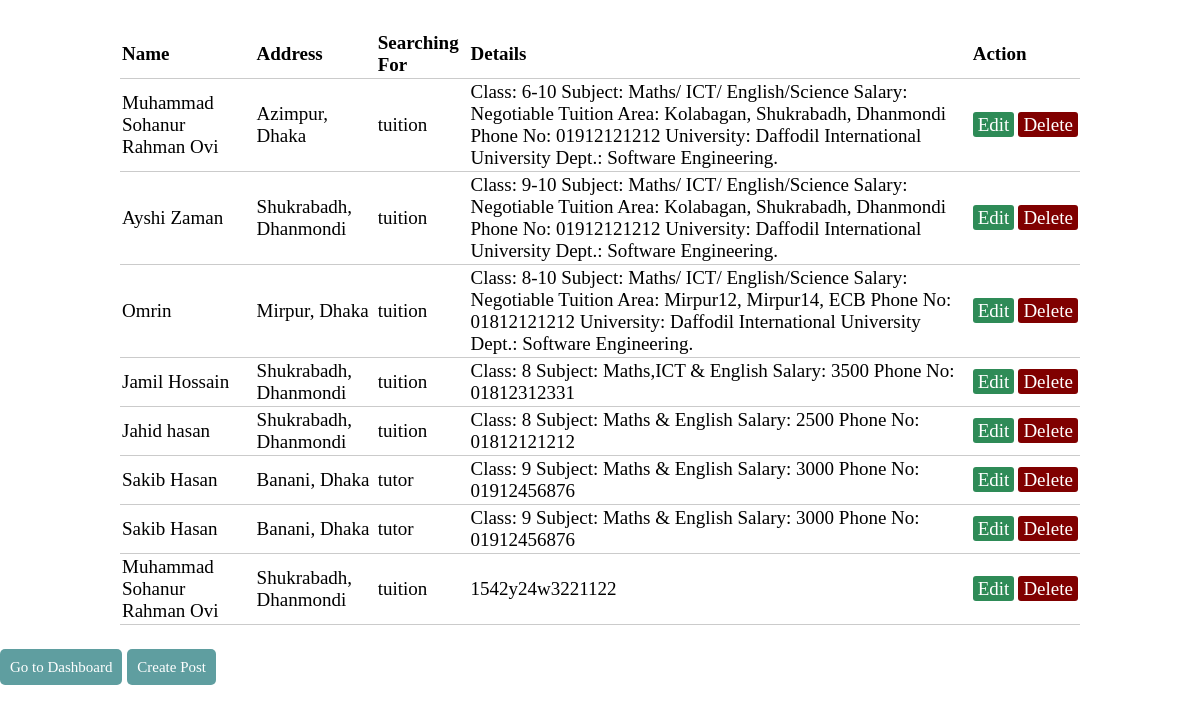
Screenshot of /view.php (signed in) with the database file from the repository.
### tables this page shows
CREATE TABLE `info` (
  `id` int(11) NOT NULL,
  `name` varchar(100) NOT NULL,
  `address` varchar(1000) NOT NULL,
  `search` varchar(100) NOT NULL,
  `details` varchar(1000) NOT NULL
);

### view.php (the view, shortened to what this page needs)
<?php include('create-post.php') ?>
<!DOCTYPE html>
<html lang="en">
<head>
    <link rel="stylesheet" type="text/css" href="create.css">
</head>
<body>
<?php $results = mysqli_query($db, "SELECT * FROM info"); ?>
<table>
	<thead>
		<tr>
			<th>Name</th>
			<th>Address</th>
            <th>Searching For</th>
            <th>Details</th>
			<th colspan="2">Action</th>
		</tr>
	</thead>
	<?php while ($row = mysqli_fetch_array($results)) { ?>
		<tr>
			<td><?php echo $row['name']; ?></td>
			<td><?php echo $row['address']; ?></td>
            <td><?php echo $row['search']; ?></td>
            <td><?php echo $row['details']; ?></td>
			<td>
				<a href="create.php?edit=<?php echo $row['id']; ?>" class="edit_btn" >Edit</a>
			</td>
			<td>
				<a href="create-post.php?del=<?php echo $row['id']; ?>" class="del_btn">Delete</a>
			</td>
		</tr>
	<?php } ?>
</table>
<a href="main.php" style="padding: 10px;font-size: 15px;color: white;background: #5F9EA0;border: none;
	    border-radius: 5px;text-decoration: none;">Go to Dashboard</a>
<a href="create.php" style="padding: 10px;font-size: 15px;color: white;background: #5F9EA0;border: none;
	    border-radius: 5px;text-decoration: none;">Create Post</a>
</body>
</html>

### create.css (style rules this page uses)
* { margin: 0; padding: 0; }
body { font-size: 19px; }
table { width: 80%; margin: 30px auto; border-collapse: collapse; text-align: left; }
tr { border-bottom: 1px solid #cbcbcb; }
th, td { border: none; height: 30px; padding: 2px; }
.edit_btn { text-decoration: none; padding: 2px 5px; background: #2E8B57; color: white; border-radius: 3px; }
.del_btn { text-decoration: none; padding: 2px 5px; color: white; border-radius: 3px; background: #800000; }

### rows the page displays
info: name "Muhammad Sohanur Rahman Ovi", address "Azimpur, Dhaka", search "tuition", details "Class: 6-10 Subject: Maths/ ICT/ English/Science Salary: Negotiable Tuition Area: Kolabagan, Shukrabadh, Dhanmondi Phone No: 01912121212 University: Daffodil International University Dept.: Software Engineering."
info: name "Ayshi Zaman", address "Shukrabadh, Dhanmondi", search "tuition", details "Class: 9-10 Subject: Maths/ ICT/ English/Science Salary: Negotiable Tuition Area: Kolabagan, Shukrabadh, Dhanmondi Phone No: 01912121212 University: Daffodil International University Dept.: Software Engineering."
info: name "Omrin", address "Mirpur, Dhaka", search "tuition", details "Class: 8-10 Subject: Maths/ ICT/ English/Science Salary: Negotiable Tuition Area: Mirpur12, Mirpur14, ECB Phone No: 01812121212 University: Daffodil International University Dept.: Software Engineering."
info: name "Jamil Hossain", address "Shukrabadh, Dhanmondi", search "tuition", details "Class: 8 Subject: Maths,ICT & English Salary: 3500 Phone No: 01812312331"
info: name "Jahid hasan", address "Shukrabadh, Dhanmondi", search "tuition", details "Class: 8 Subject: Maths & English Salary: 2500 Phone No: 01812121212"
info: name "Sakib Hasan", address "Banani, Dhaka", search "tutor", details "Class: 9 Subject: Maths & English Salary: 3000 Phone No: 01912456876"
info: name "Sakib Hasan", address "Banani, Dhaka", search "tutor", details "Class: 9 Subject: Maths & English Salary: 3000 Phone No: 01912456876"
info: name "Muhammad Sohanur Rahman Ovi", address "Shukrabadh, Dhanmondi", search "tuition", details "1542y24w3221122"
